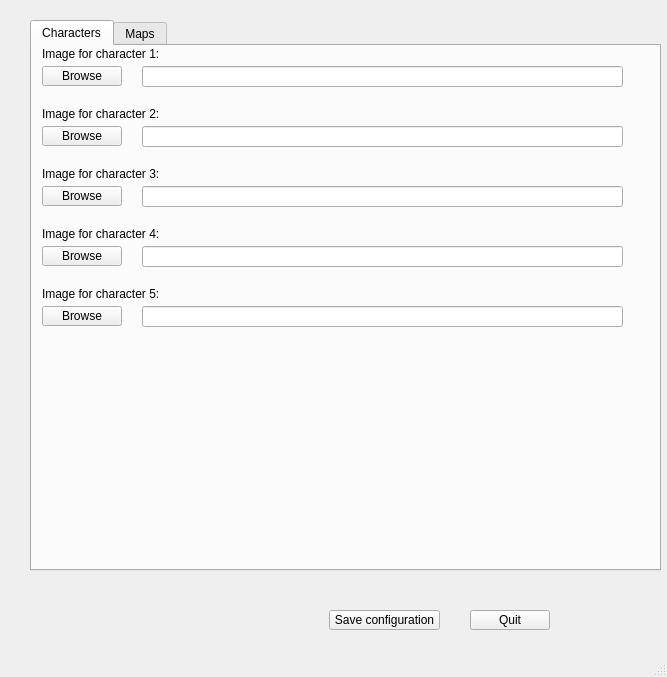
<?xml version="1.0" encoding="UTF-8"?>
<ui version="4.0">
 <class>MainWindow</class>
 <widget class="QMainWindow" name="MainWindow">
  <property name="geometry">
   <rect>
    <x>0</x>
    <y>0</y>
    <width>667</width>
    <height>677</height>
   </rect>
  </property>
  <property name="windowTitle">
   <string>MainWindow</string>
  </property>
  <widget class="QWidget" name="centralwidget">
   <widget class="QPushButton" name="saveButton">
    <property name="geometry">
     <rect>
      <x>329</x>
      <y>610</y>
      <width>111</width>
      <height>20</height>
     </rect>
    </property>
    <property name="text">
     <string>Save configuration</string>
    </property>
   </widget>
   <widget class="QPushButton" name="quitButton">
    <property name="geometry">
     <rect>
      <x>470</x>
      <y>610</y>
      <width>80</width>
      <height>20</height>
     </rect>
    </property>
    <property name="text">
     <string>Quit</string>
    </property>
   </widget>
   <widget class="QTabWidget" name="tabWidget">
    <property name="geometry">
     <rect>
      <x>30</x>
      <y>20</y>
      <width>631</width>
      <height>551</height>
     </rect>
    </property>
    <property name="currentIndex">
     <number>0</number>
    </property>
    <widget class="QWidget" name="character_tab">
     <attribute name="title">
      <string>Characters</string>
     </attribute>
     <widget class="QPushButton" name="c5_image_Button">
      <property name="geometry">
       <rect>
        <x>10</x>
        <y>260</y>
        <width>80</width>
        <height>20</height>
       </rect>
      </property>
      <property name="text">
       <string>Browse</string>
      </property>
     </widget>
     <widget class="QLineEdit" name="c3_image_lineEdit">
      <property name="geometry">
       <rect>
        <x>110</x>
        <y>140</y>
        <width>481</width>
        <height>21</height>
       </rect>
      </property>
     </widget>
     <widget class="QLabel" name="c2_image_Label">
      <property name="geometry">
       <rect>
        <x>10</x>
        <y>60</y>
        <width>131</width>
        <height>16</height>
       </rect>
      </property>
      <property name="text">
       <string>Image for character 2:</string>
      </property>
     </widget>
     <widget class="QPushButton" name="c2_image_Button">
      <property name="geometry">
       <rect>
        <x>10</x>
        <y>80</y>
        <width>80</width>
        <height>20</height>
       </rect>
      </property>
      <property name="text">
       <string>Browse</string>
      </property>
     </widget>
     <widget class="QLineEdit" name="c1_image_lineEdit">
      <property name="geometry">
       <rect>
        <x>110</x>
        <y>20</y>
        <width>481</width>
        <height>21</height>
       </rect>
      </property>
     </widget>
     <widget class="QLineEdit" name="c2_image_lineEdit">
      <property name="geometry">
       <rect>
        <x>110</x>
        <y>80</y>
        <width>481</width>
        <height>21</height>
       </rect>
      </property>
     </widget>
     <widget class="QLabel" name="c3_image_Label">
      <property name="geometry">
       <rect>
        <x>10</x>
        <y>120</y>
        <width>131</width>
        <height>16</height>
       </rect>
      </property>
      <property name="text">
       <string>Image for character 3:</string>
      </property>
     </widget>
     <widget class="QLabel" name="c1_image_Label">
      <property name="geometry">
       <rect>
        <x>10</x>
        <y>0</y>
        <width>131</width>
        <height>16</height>
       </rect>
      </property>
      <property name="text">
       <string>Image for character 1:</string>
      </property>
     </widget>
     <widget class="QPushButton" name="c3_image_Button">
      <property name="geometry">
       <rect>
        <x>10</x>
        <y>140</y>
        <width>80</width>
        <height>20</height>
       </rect>
      </property>
      <property name="text">
       <string>Browse</string>
      </property>
     </widget>
     <widget class="QPushButton" name="c4_image_Button">
      <property name="geometry">
       <rect>
        <x>10</x>
        <y>200</y>
        <width>80</width>
        <height>20</height>
       </rect>
      </property>
      <property name="text">
       <string>Browse</string>
      </property>
     </widget>
     <widget class="QLineEdit" name="c5_image_lineEdit">
      <property name="geometry">
       <rect>
        <x>110</x>
        <y>260</y>
        <width>481</width>
        <height>21</height>
       </rect>
      </property>
     </widget>
     <widget class="QLabel" name="c5_image_Label">
      <property name="geometry">
       <rect>
        <x>10</x>
        <y>240</y>
        <width>131</width>
        <height>16</height>
       </rect>
      </property>
      <property name="text">
       <string>Image for character 5:</string>
      </property>
     </widget>
     <widget class="QLineEdit" name="c4_image_lineEdit">
      <property name="geometry">
       <rect>
        <x>110</x>
        <y>200</y>
        <width>481</width>
        <height>21</height>
       </rect>
      </property>
     </widget>
     <widget class="QLabel" name="c4_image_Label">
      <property name="geometry">
       <rect>
        <x>10</x>
        <y>180</y>
        <width>131</width>
        <height>16</height>
       </rect>
      </property>
      <property name="text">
       <string>Image for character 4:</string>
      </property>
     </widget>
     <widget class="QPushButton" name="c1_image_Button">
      <property name="geometry">
       <rect>
        <x>10</x>
        <y>20</y>
        <width>80</width>
        <height>20</height>
       </rect>
      </property>
      <property name="text">
       <string>Browse</string>
      </property>
     </widget>
    </widget>
    <widget class="QWidget" name="map_tab">
     <attribute name="title">
      <string>Maps</string>
     </attribute>
     <widget class="QLabel" name="m4_map_Label">
      <property name="geometry">
       <rect>
        <x>10</x>
        <y>180</y>
        <width>131</width>
        <height>16</height>
       </rect>
      </property>
      <property name="text">
       <string>Image for map 4:</string>
      </property>
     </widget>
     <widget class="QPushButton" name="m1_map_Button">
      <property name="geometry">
       <rect>
        <x>10</x>
        <y>20</y>
        <width>80</width>
        <height>20</height>
       </rect>
      </property>
      <property name="text">
       <string>Browse</string>
      </property>
     </widget>
     <widget class="QLineEdit" name="m5_map_lineEdit">
      <property name="geometry">
       <rect>
        <x>110</x>
        <y>260</y>
        <width>481</width>
        <height>21</height>
       </rect>
      </property>
     </widget>
     <widget class="QLabel" name="m3_map_Label">
      <property name="geometry">
       <rect>
        <x>10</x>
        <y>120</y>
        <width>131</width>
        <height>16</height>
       </rect>
      </property>
      <property name="text">
       <string>Image for map 3:</string>
      </property>
     </widget>
     <widget class="QLabel" name="m1_map_Label">
      <property name="geometry">
       <rect>
        <x>10</x>
        <y>0</y>
        <width>131</width>
        <height>16</height>
       </rect>
      </property>
      <property name="text">
       <string>Image for map 1:</string>
      </property>
     </widget>
     <widget class="QPushButton" name="m4_map_Button">
      <property name="geometry">
       <rect>
        <x>10</x>
        <y>200</y>
        <width>80</width>
        <height>20</height>
       </rect>
      </property>
      <property name="text">
       <string>Browse</string>
      </property>
     </widget>
     <widget class="QLineEdit" name="m4_map_lineEdit">
      <property name="geometry">
       <rect>
        <x>110</x>
        <y>200</y>
        <width>481</width>
        <height>21</height>
       </rect>
      </property>
     </widget>
     <widget class="QPushButton" name="m2_map_Button">
      <property name="geometry">
       <rect>
        <x>10</x>
        <y>80</y>
        <width>80</width>
        <height>20</height>
       </rect>
      </property>
      <property name="text">
       <string>Browse</string>
      </property>
     </widget>
     <widget class="QPushButton" name="m3_map_Button">
      <property name="geometry">
       <rect>
        <x>10</x>
        <y>140</y>
        <width>80</width>
        <height>20</height>
       </rect>
      </property>
      <property name="text">
       <string>Browse</string>
      </property>
     </widget>
     <widget class="QLineEdit" name="m1_map_lineEdit">
      <property name="geometry">
       <rect>
        <x>110</x>
        <y>20</y>
        <width>481</width>
        <height>21</height>
       </rect>
      </property>
     </widget>
     <widget class="QLineEdit" name="m3_map_lineEdit">
      <property name="geometry">
       <rect>
        <x>110</x>
        <y>140</y>
        <width>481</width>
        <height>21</height>
       </rect>
      </property>
     </widget>
     <widget class="QPushButton" name="m5_map_Button">
      <property name="geometry">
       <rect>
        <x>10</x>
        <y>260</y>
        <width>80</width>
        <height>20</height>
       </rect>
      </property>
      <property name="text">
       <string>Browse</string>
      </property>
     </widget>
     <widget class="QLabel" name="m5_map_Label">
      <property name="geometry">
       <rect>
        <x>10</x>
        <y>240</y>
        <width>131</width>
        <height>16</height>
       </rect>
      </property>
      <property name="text">
       <string>Image for map 5:</string>
      </property>
     </widget>
     <widget class="QLabel" name="m2_map_Label">
      <property name="geometry">
       <rect>
        <x>10</x>
        <y>60</y>
        <width>131</width>
        <height>16</height>
       </rect>
      </property>
      <property name="text">
       <string>Image for map 2:</string>
      </property>
     </widget>
     <widget class="QLineEdit" name="m2_map_lineEdit">
      <property name="geometry">
       <rect>
        <x>110</x>
        <y>80</y>
        <width>481</width>
        <height>21</height>
       </rect>
      </property>
     </widget>
    </widget>
   </widget>
   <widget class="QLabel" name="status_label">
    <property name="geometry">
     <rect>
      <x>70</x>
      <y>610</y>
      <width>181</width>
      <height>20</height>
     </rect>
    </property>
    <property name="text">
     <string/>
    </property>
   </widget>
  </widget>
  <widget class="QStatusBar" name="statusbar"/>
 </widget>
 <resources/>
 <connections/>
</ui>
